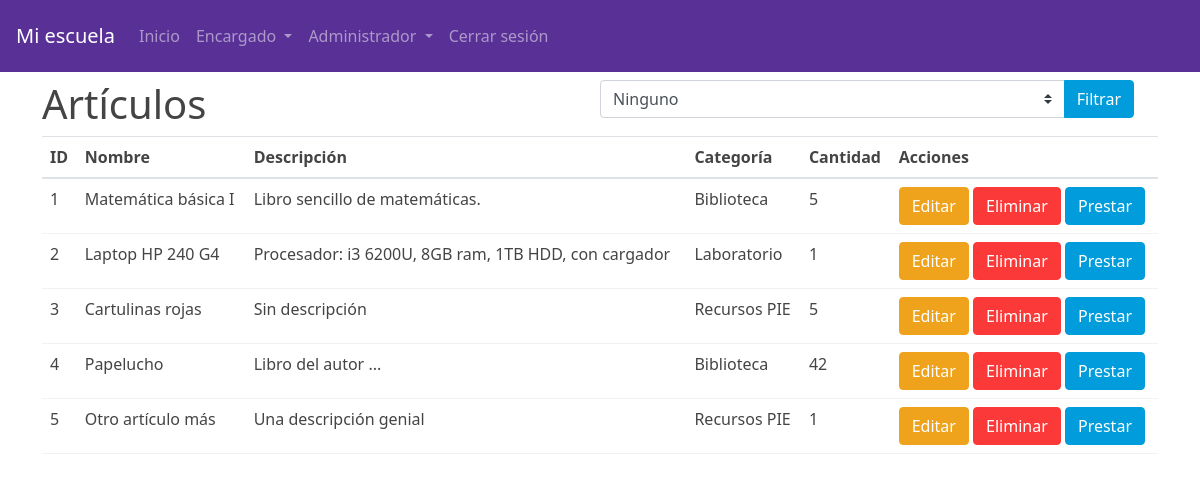
The page /ver_articulos.php (signed in) on the database its author committed.
### tables this page shows
CREATE TABLE `articulos` (
  `id` int(11) NOT NULL,
  `categoria_id` int(11) NOT NULL,
  `nombre` varchar(255) NOT NULL,
  `descripcion` varchar(255) DEFAULT NULL,
  `cantidad` int(11) NOT NULL DEFAULT 0
);

CREATE TABLE `categorias` (
  `id` int(11) NOT NULL,
  `nombre` varchar(255) NOT NULL,
  `descripcion` varchar(255) DEFAULT NULL
);

### ver_articulos.php (the view, shortened to what this page needs)
<?php
require_once 'conexion.php';
if (isset($_POST['categoria_id'])) {
    $categoria = $_POST['categoria_id'];
    if ($categoria == 0) {
        $query2 = "SELECT a.*, c.nombre AS nombre_categoria FROM articulos a JOIN categorias c ON a.categoria_id = c.id";
     } else {
        $query2 = "SELECT a.*, c.nombre AS nombre_categoria FROM articulos a JOIN categorias c ON a.categoria_id = c.id WHERE categoria_id = $categoria";
     }
} else if (!isset($_POST['categoria_id']) || $_POST['categoria_id'] == 0) {
    $query2 = "SELECT a.*, c.nombre AS nombre_categoria FROM articulos a JOIN categorias c ON a.categoria_id = c.id";
}
?>
<!DOCTYPE html>
<html lang="es">
<head>
    <?php require "head.php"; ?>
</head>
<body>
    <?php require "header.php"; ?>
    <div class="container pt-2">
        <div class="row">
            <div class="row">
                <div class="col-md-6">
                    <h1>Artículos</h1>
                </div>
                <div class="col-md-6">
                    <form action="ver_articulos.php" method="post" name="filtrar">
                        <div class="input-group">
                            <select class="custom-select" id="categoria_id" name="categoria_id"
                                aria-label="Example select with button addon">
                                <?php
                                echo "<option value='0'>Ninguno</option>";
                                ?>
                            </select>
                            <div class="input-group-append">
                                <button class="btn btn-info" type="submit">Filtrar</button>
                            </div>
                        </div>
                    </form>
                </div>
            </div>
            <?php
            $resultado2 = mysqli_query($con, $query2);
            if (mysqli_num_rows($resultado2) > 0) {
                echo "<div class='table-responsive'>";
                echo "<table class='table'>";
                echo "<thead class='thead-info'><tr><th>ID</th><th>Nombre</th><th>Descripción</th><th>Categoría</th><th>Cantidad</th><th>Acciones</th></tr></thead>";
                echo "<tbody>";
                while ($fila = mysqli_fetch_assoc($resultado2)) {
                    echo "<tr>";
                    echo "<td>" . $fila['id'] . "</td>";
                    echo "<td>" . $fila['nombre'] . "</td>";
                    echo "<td>" . $fila['descripcion'] . "</td>";
                    echo "<td>" . $fila['nombre_categoria'] . "</td>";
                    echo "<td>" . $fila['cantidad'] . "</td>";
                    if (isset($_SESSION['user_role']) && $_SESSION['user_role'] == 'admin' || $_SESSION['user_role'] == 'encargado') {
                        echo "<td><a class='btn btn-warning' href='editar_articulo.php?id=" . $fila['id'] . "'>Editar</a> <a class='btn btn-danger' href='eliminar_articulo.php?id=" . $fila['id'] . "' onclick='return confirm(\"¿Está seguro de que desea eliminar el artículo?\")'>Eliminar</a> <a class='btn btn-info' href='prestar_articulo.php?id=" . $fila['id'] . "' onclick='return confirm(\"¿Está seguro que desea prestar este artículo?\")'>Prestar</a></td>";
                    } else {
                        echo "<td>n/a</td>";
                    }
                    echo "</tr>";
                }
                echo "</tbody>";
                echo "</table>";
                echo "</div>";
            } else {
                echo "
                <div class='alert alert-danger' role='alert'>
                    No se han encontrado categorías. <br> Si cree que es un error, comuniquese con el administrador
                </div>
              ";
            }
            ?>
        </div>
    </div>
</body>
</html>

### rows shown on the page
articulos: id "1", nombre "Matemática básica I", descripcion "Libro sencillo de matemáticas.", categoria.nombre "Biblioteca", cantidad "5"
articulos: id "2", nombre "Laptop HP 240 G4", descripcion "Procesador: i3 6200U, 8GB ram, 1TB HDD, con cargador", categoria.nombre "Laboratorio", cantidad "1"
articulos: id "3", nombre "Cartulinas rojas", descripcion "Sin descripción", categoria.nombre "Recursos PIE", cantidad "5"
articulos: id "4", nombre "Papelucho", descripcion "Libro del autor ...", categoria.nombre "Biblioteca", cantidad "42"
articulos: id "5", nombre "Otro artículo más", descripcion "Una descripción genial", categoria.nombre "Recursos PIE", cantidad "1"
